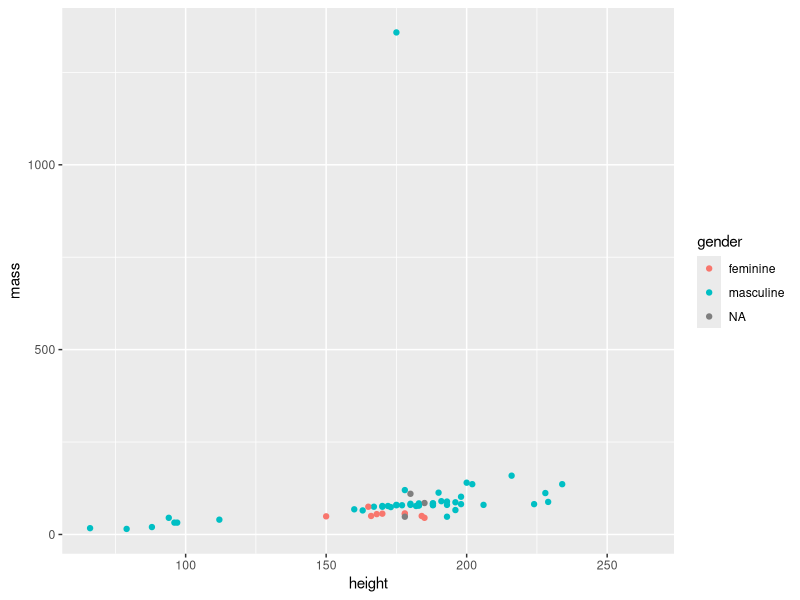

This figure's R source:
## ---- chunk 1
knitr::opts_chunk$set(echo = TRUE)
library(tidyverse)
## ---- chunk 2
#summary of starwars 
#summary(starwars)

#look at the first few lines 
head(starwars)

#check out dimensions
dim(starwars)
## ---- chunk 3
ggplot(data = starwars, aes(x = height, y = mass)) + 
  geom_point(aes(color = gender))
## ---- chunk 4
print(sw_height_mean <- mean(starwars$height, na.rm = TRUE))
## Height is found in cm 
## ---- chunk 5
print(sw_height_var <- var(starwars$height, na.rm = TRUE))
# Variance is found in cm squared 
## ---- chunk 6

print(sw_height_sd <- sd(starwars$height, na.rm = TRUE))
## standard deviation is found in cm
## ---- chunk 7

"cat" > "armadillo"

"cat" > "elephant"

"teddy" == "teddy"
## ---- chunk 8
10 <= 11

5 >= 4

3 <= 1
## ---- chunk 9

tarantulas <- c(1, 3, 7, 10, 15)

tarantulas > 5
## ---- chunk 10
3 < 1 | 8 > 2

6 < 10 & 5 < 1

10 != 5

4 != 4 | 2 < 5 | 6 > 10

0 == FALSE

1 == TRUE 

